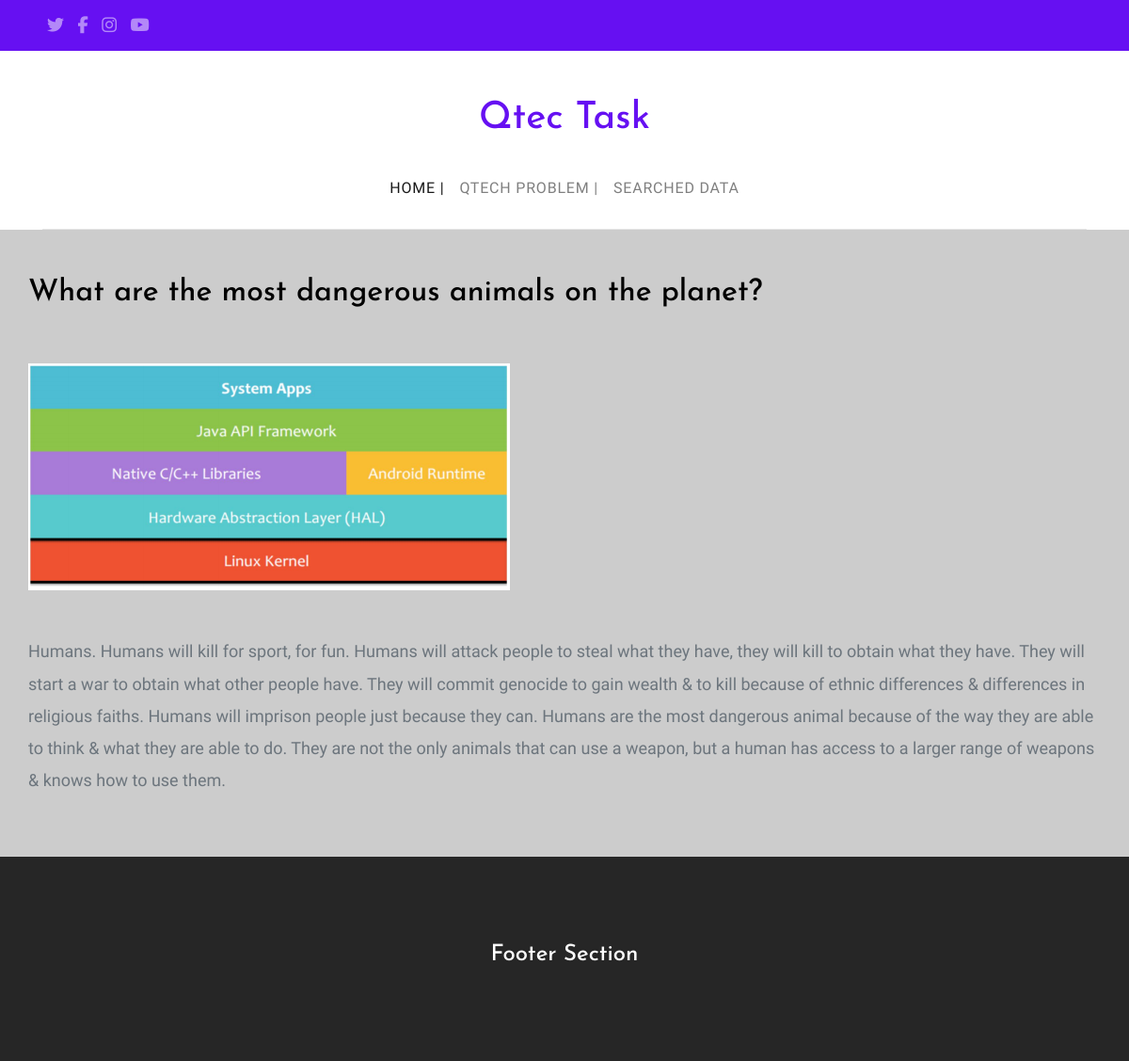
/blog/post-view/1, run on the app's committed database.
### blog/models.py (models this page shows, shortened)
class Post(models.Model):
    user = models.ForeignKey(User, on_delete=models.CASCADE)
    title = models.CharField(max_length=200)
    body = models.TextField()
    img = models.ImageField(upload_to='blog/', default='blog/Django_ecommerce-site.png',blank=True,  null=True)
    date = models.DateTimeField(auto_now=True)

### blog/views.py (the view)
# urls.py: path('post-view/<int:id>', views.post_view, name='post-view' )
def post_view(request, id):
    post = Post.objects.get(id=id)
    context={
        'post':post
    }
    return render(request, 'post-view.html', context)

### templates/post-view.html
{% extends 'layout.html' %}
{% block content %}
    <div class="container">
        <div class="row">
            <h2>{{ post.title }}</h2>
            <img class="py-5" src="{{ post.img.url }}" alt="">
            <p>{{ post.body }}</p>
        </div>
    </div>
{% endblock %}

### static/css/style.css (style rules this page uses)
body { background: #ccc url("../images/photography.png") repeat; font-family: "Inconsolata", SFMono-Regular, Menlo, Monaco, Consolas, "Liberation Mono", "Courier New", monospace; font-weight: 300; font-size: 18px; line-height: 1.9; color: #6c757d; }
h1, h2, h3, h4, h5 { color: #000; font-family: "Josefin Sans", -apple-system, BlinkMacSystemFont, "Segoe UI", Roboto, "Helvetica Neue", Arial, sans-serif, "Apple Color Emoji", "Segoe UI Emoji", "Segoe UI Symbol", "Noto Color Emoji"; }

### data on the page
Post: title "What are the most dangerous animals on the planet?", img (picture), body "Humans. Humans will kill for sport, for fun. Humans will attack people to steal what they have, they will kill to obtain what they have. They will start a war to obtain what other people have. They will commit genocide to gain wealth & to kill because of ethnic differences & differences in religious faiths. Humans will imprison people just because they can. Humans are the most dangerous animal because of the way they are able to think & what they are able to do. They are not the only animals that can use a weapon, but a human has access to a larger range of weapons & knows how to use them."
